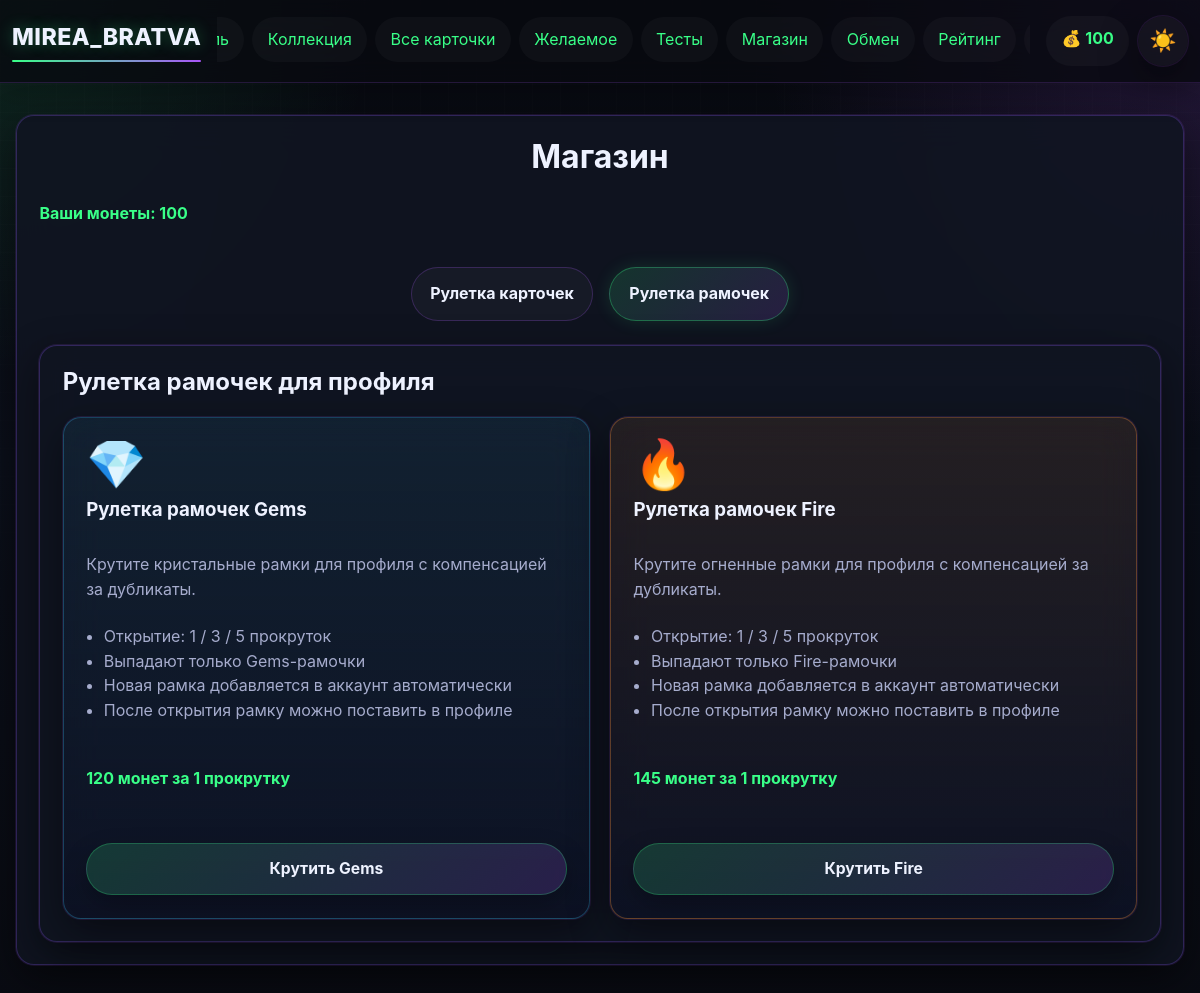
/shop?tab=frame_roulette (signed in), run on the app's committed database.
### app.py (models this page shows)
class User(UserMixin, db.Model):
    __tablename__ = 'user'
    id = db.Column(db.Integer, primary_key=True)
    username = db.Column(db.String(80), unique=True, nullable=False)
    email = db.Column(db.String(120), unique=True, nullable=False)
    password_hash = db.Column(db.String(200), nullable=False)
    coins = db.Column(db.Integer, default=100)
    profile_theme = db.Column(db.String(50), default='dark')
    avatar_frame = db.Column(db.String(50), default='none')
    bio = db.Column(db.Text, default='')
    owned_frames = db.Column(db.Text, default='[]')
    avatar_icon = db.Column(db.String(50), default='letter')
    created_at = db.Column(db.DateTime, default=datetime.utcnow)
    last_daily_bonus = db.Column(db.DateTime, default=None)

class ShopItem(db.Model):
    __tablename__ = 'shop_item'
    id = db.Column(db.Integer, primary_key=True)
    name = db.Column(db.String(100), nullable=False)
    type = db.Column(db.String(20), nullable=False)
    price = db.Column(db.Integer, nullable=False)
    description = db.Column(db.Text)
    image_url = db.Column(db.String(200))
    pack_rarity_chances = db.Column(db.String(200))

### app.py (the view)
@app.route('/shop')
@login_required
def shop():
    active_tab = request.args.get('tab', 'card_roulette')
    card_products = ShopItem.query.filter(ShopItem.image_url.in_(['teacher-pack'])).order_by(ShopItem.price.asc()).all()
    frame_packs = ShopItem.query.filter(ShopItem.image_url.in_(['gems-frame-pack', 'fire-frame-pack'])).order_by(ShopItem.price.asc()).all()
    return render_template(
        'shop.html',
        card_products=card_products,
        frame_packs=frame_packs,
        active_tab=active_tab,
        get_frame_pack_meta=get_frame_pack_meta,
    )

### app.py (called while the page is built)
@login_manager.user_loader
def load_user(user_id):
    return db.session.get(User, int(user_id))

def get_frame_pack_meta(pack_code):
    packs = {
        'gems-frame-pack': {
            'collection': 'gems',
            'label': 'Gems',
            'icon': '💎',
            'accent': 'gems',
            'description': 'Рулетка с кристальными рамками для профиля.',
        },
        'fire-frame-pack': {
            'collection': 'fire',
            'label': 'Fire',
            'icon': '🔥',
            'accent': 'fire',
            'description': 'Рулетка с огненными рамками для профиля.',
        },
    }
    return packs.get(pack_code, packs['gems-frame-pack'])

### templates/shop.html (shortened to what this page needs)
{% extends "base.html" %}
{% block content %}
<div class="shop-container">
    <h1>Магазин</h1>
    <p class="user-coins">Ваши монеты: {{ current_user.coins }}</p>
    <div class="shop-tabs" role="tablist">
        <a href="{{ url_for('shop', tab='card_roulette') }}" class="shop-tab {% if active_tab == 'card_roulette' %}active{% endif %}">Рулетка карточек</a>
        <a href="{{ url_for('shop', tab='frame_roulette') }}" class="shop-tab {% if active_tab == 'frame_roulette' %}active{% endif %}">Рулетка рамочек</a>
    </div>
    {% if active_tab == 'frame_roulette' %}
    <div class="shop-panel">
        <section class="category">
            <h2>Рулетка рамочек для профиля</h2>
            <div class="items-grid shop-grid-3">
                {% for item in frame_packs %}
                {% set meta = get_frame_pack_meta(item.image_url) %}
                <article class="shop-item card-pack shop-card-template featured-pack frame-pack-card frame-pack-{{ meta.accent }}">
                    <div class="roulette-icon">{{ meta.icon }}</div>
                    <h3>{{ item.name }}</h3>
                    <p class="shop-copy">{{ item.description }}</p>
                    <ul class="rarity-chances compact-list">
                        <li>Открытие: 1 / 3 / 5 прокруток</li>
                        <li>Выпадают только {{ meta.label }}-рамочки</li>
                        <li>Новая рамка добавляется в аккаунт автоматически</li>
                        <li>После открытия рамку можно поставить в профиле</li>
                    </ul>
                    <p class="price">{{ item.price }} монет за 1 прокрутку</p>
                    <a href="{{ url_for('open_frame_pack', item_id=item.id) }}" class="btn btn-pack">Крутить {{ meta.label }}</a>
                </article>
                {% endfor %}
            </div>
        </section>
    </div>
    {% endif %}
</div>
{% endblock %}

### templates/base.html (shortened to what this page needs)
<!DOCTYPE html>
<html lang="ru">
<head>
    <link rel="stylesheet" href="{{ url_for('static', filename='css/style.css') }}">
</head>
<body class="{% if current_user.is_authenticated and current_user.profile_theme == 'light' %}light-theme{% else %}dark-theme{% endif %}">
    <nav class="navbar">
        <div class="nav-container">
            <a class="nav-logo" href="{{ url_for('index') }}">MIREA_BRATVA</a>
            <div class="nav-main">
                <ul class="nav-menu">
                    {% if current_user.is_authenticated %}
                        <li><a href="{{ url_for('profile') }}">Профиль</a></li>
                        <li><a href="{{ url_for('collection') }}">Коллекция</a></li>
                        <li><a href="{{ url_for('cards_catalog') }}">Все карточки</a></li>
                        <li><a href="{{ url_for('wishlist') }}">Желаемое</a></li>
                        <li><a href="{{ url_for('quizzes') }}">Тесты</a></li>
                        <li><a href="{{ url_for('shop') }}">Магазин</a></li>
                        <li><a href="{{ url_for('exchange') }}">Обмен</a></li>
                        <li><a href="{{ url_for('rating') }}">Рейтинг</a></li>
                        <li><a href="{{ url_for('logout') }}">Выйти</a></li>
                    {% else %}
                        <li><a href="{{ url_for('login') }}">Вход</a></li>
                        <li><a href="{{ url_for('register') }}">Регистрация</a></li>
                    {% endif %}
                </ul>
            </div>
            {% if current_user.is_authenticated %}
            <div class="nav-actions">
                <div class="coins">💰 {{ current_user.coins }}</div>
                <a class="theme-toggle nav-pill" href="{{ url_for('toggle_theme') }}" title="Переключить тему">
                    {% if current_user.profile_theme == 'light' %}🌙{% else %}☀️{% endif %}
                </a>
            </div>
            {% endif %}
        </div>
    </nav>
    <main class="container">
        {% block content %}{% endblock %}
    </main>
</body>
</html>

### data on the page
User: coins "100"
ShopItem: icon "💎", name "Рулетка рамочек Gems", description "Крутите кристальные рамки для профиля с компенсацией за дубликаты.", label "Gems", price "120"
ShopItem: icon "🔥", name "Рулетка рамочек Fire", description "Крутите огненные рамки для профиля с компенсацией за дубликаты.", label "Fire", price "145"
